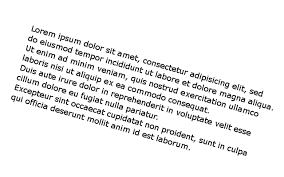
#> input picture Image Procession/skew correction/1.png, 284 x 177 px
$ jupyter execute De-Skew.ipynb   (shell and % lines are left out)   (Python 2 division)
#> lines starting #> are read from the running program, lines starting #| are printed output that depends on the picture; after the words box and inside, x2 and y2 are one past the last pixel; in counts of white or black regions, pixels touching at a corner belong together
[cell 1]

import cv2
import numpy as np
import matplotlib.pyplot as plt

[cell 2]
def showImage(image, cmap = None, window_name = None):
    plt.imshow(image, cmap = cmap)

    if window_name is not None:
        cv2.imshow(window_name, image)
        cv2.waitKey(0)
        cv2.destroyWindow(window_name)

[cell 3]
image = cv2.imread("skew correction/1.png")
#> image is the input picture: shape (177, 284, 3); min 0, max 255, mean 238.9
gray = cv2.cvtColor(image, cv2.COLOR_BGR2GRAY)
showImage(gray, cmap='gray')

[cell 4]
_, thres = cv2.threshold(gray, 0, 255, cv2.THRESH_BINARY | cv2.THRESH_OTSU)
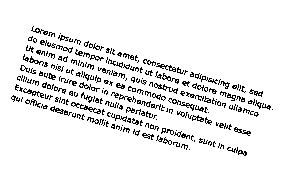
#> thres: shape (177, 284); 91.7% white; black in thin lines or dots, all inside (x1, y1, x2, y2) = (11, 26, 273, 156)
showImage(thres, cmap='gray')

[cell 5]
invert = cv2.bitwise_not(thres)
showImage(invert, cmap='gray')
print invert.shape
#| (177, 284)

[cell 6]
coords = np.column_stack(np.where(invert > 0))
#> coords = 4149 pairs, first value 26 to 155, second value 11 to 272
angle = cv2.minAreaRect(coords)[-1]
#> angle = -15.51


if angle < -45:
    angle = -(90 + angle)
else:
    angle = -angle
#> angle = 15.51

[cell 7]
(h, w) = image.shape[:2]
#> h = 177; w = 284
center = (w // 2, h // 2)
#> center = (142, 88)

M = cv2.getRotationMatrix2D(center, angle, 1.0)
#> M = [[0.964, 0.267, -18.36], [-0.267, 0.964, 41.17]]
rotated = cv2.warpAffine(image, M, (w, h), flags=cv2.INTER_CUBIC, borderMode = cv2.BORDER_REPLICATE)
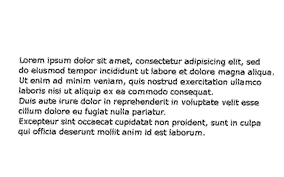
#> rotated: shape (177, 284, 3); min 0, max 255, mean 238.3

showImage(rotated)

$ run again, with Image Procession/skew correction/2.png copied over Image Procession/skew correction/1.png
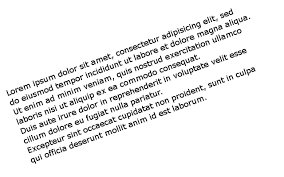
#> input picture Image Procession/skew correction/2.png, 284 x 177 px
#> image is the input picture: shape (177, 284, 3); min 0, max 255, mean 238.8
#> `_, thres = cv2.threshold(gray, 0, 255, cv2.THRESH_BINARY | cv2.THRESH_..`:
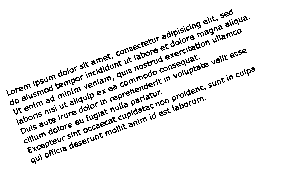
#> thres: shape (177, 284); 92.1% white; black in thin lines or dots, all inside (x1, y1, x2, y2) = (6, 9, 255, 164)
#| (177, 284)
#> coords = 3951 pairs, first value 9 to 163, second value 6 to 254
#> `angle = cv2.minAreaRect(coords)[-1]`: angle = -69.68
#> `angle = -(90 + angle)`: angle = -20.32
#> M = [[0.938, -0.347, 39.4], [0.347, 0.938, -43.84]]
#> `rotated = cv2.warpAffine(image, M, (w, h), flags=cv2.INTER_CUBIC, bord..`:
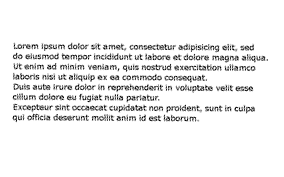
#> rotated: shape (177, 284, 3); min 0, max 255, mean 238.3

$ run again, with Image Procession/skew correction/3.jpg saved as Image Procession/skew correction/1.png
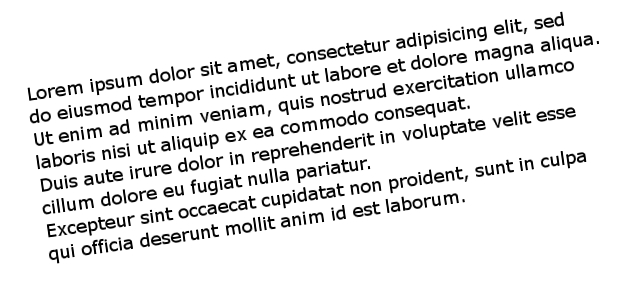
#> input picture Image Procession/skew correction/3.jpg, 639 x 290 px
#> image is the input picture: shape (290, 639, 3); min 0, max 255, mean 231
#> `_, thres = cv2.threshold(gray, 0, 255, cv2.THRESH_BINARY | cv2.THRESH_..`:
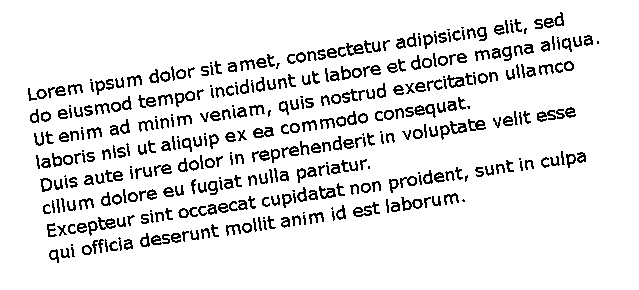
#> thres: shape (290, 639); 90% white; black in thin lines or dots, all inside (x1, y1, x2, y2) = (28, 12, 599, 263)
#| (290, 639)
#> coords = 18557 pairs, first value 12 to 262, second value 28 to 598
#> `angle = cv2.minAreaRect(coords)[-1]`: angle = -81.51
#> `angle = -(90 + angle)`: angle = -8.49
#> M = [[0.989, -0.148, 24.89], [0.148, 0.989, -45.49]]
#> `rotated = cv2.warpAffine(image, M, (w, h), flags=cv2.INTER_CUBIC, bord..`:
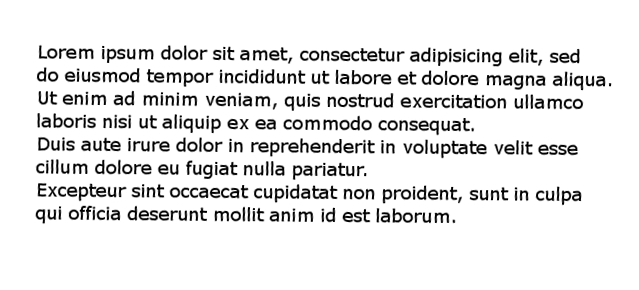
#> rotated: shape (290, 639, 3); min 0, max 255, mean 230.7
